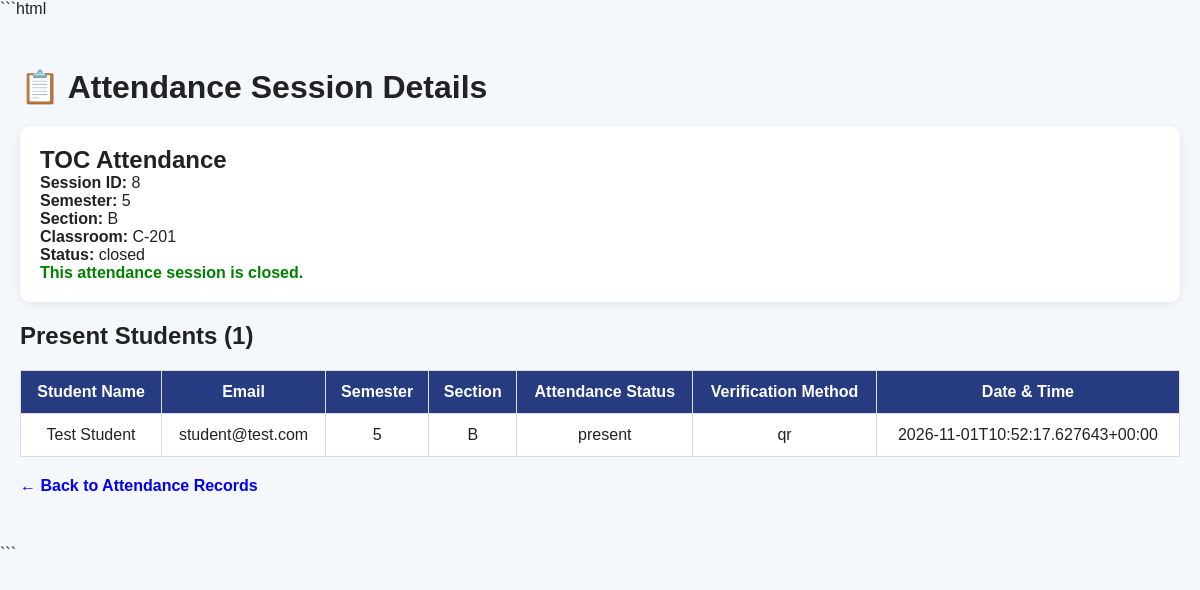
The app's page /teacher/attendance/records/8 (signed in) with its own data.
### tables this page shows
CREATE TABLE attendance_sessions (
            id INTEGER PRIMARY KEY AUTOINCREMENT,
            teacher_id INTEGER NOT NULL,
            subject TEXT NOT NULL,
            semester INTEGER NOT NULL,
            section TEXT NOT NULL,
            room TEXT,
            qr_token_hash TEXT NOT NULL UNIQUE,
            starts_at TEXT NOT NULL,
            expires_at TEXT NOT NULL,
            status TEXT NOT NULL DEFAULT 'active'
                CHECK (status IN ('active', 'closed')),
            created_at TEXT DEFAULT CURRENT_TIMESTAMP,
            FOREIGN KEY (teacher_id) REFERENCES users(id)
        );

CREATE TABLE attendance_records (
            id INTEGER PRIMARY KEY AUTOINCREMENT,
            session_id INTEGER NOT NULL,
            student_id INTEGER NOT NULL,
            status TEXT NOT NULL DEFAULT 'present'
                CHECK (status IN ('present', 'absent', 'pending_review')),
            verification_method TEXT,
            verified_at TEXT DEFAULT CURRENT_TIMESTAMP,
            FOREIGN KEY (session_id)
                REFERENCES attendance_sessions(id),
            FOREIGN KEY (student_id)
                REFERENCES users(id),
            UNIQUE (session_id, student_id)
        );

CREATE TABLE users (
            id INTEGER PRIMARY KEY AUTOINCREMENT,
            student_code TEXT UNIQUE,
            full_name TEXT NOT NULL,
            email TEXT NOT NULL UNIQUE,
            password_hash TEXT NOT NULL,
            role TEXT NOT NULL CHECK (
                role IN ('student', 'teacher', 'admin')
            ),
            semester INTEGER,
            section TEXT,
            created_at TEXT DEFAULT CURRENT_TIMESTAMP
        );

### app.py (the view)
@app.route("/teacher/attendance/records/<int:session_id>")
@login_required
@role_required("teacher")
def teacher_attendance_session_details(session_id):
    connection = get_database()
    try:
        attendance_session = connection.execute(
            """
            SELECT
                id,
                subject,
                semester,
                section,
                room,
                starts_at,
                status
            FROM attendance_sessions
            WHERE id = ? AND teacher_id = ?
            """,
            (session_id, session["user_id"])
        ).fetchone()
        if attendance_session is None:
            return "Attendance session not found or access denied.", 404
        students = connection.execute(
            """
            SELECT
                u.full_name,
                u.email,
                u.semester,
                u.section,
                ar.status,
                ar.verification_method,
                ar.verified_at
            FROM attendance_records ar
            JOIN users u ON u.id = ar.student_id
            WHERE ar.session_id = ?
            ORDER BY ar.verified_at DESC
            """,
            (session_id,)
        ).fetchall()
    finally:
        connection.close()
    return render_template(
        "teacher_attendance_session_details.html",
        attendance_session=attendance_session,
        students=students
    )

### app.py (called while the page is built)
def get_database():
    connection = sqlite3.connect(DATABASE)
    connection.row_factory = sqlite3.Row
    connection.execute("PRAGMA foreign_keys = ON")
    return connection

def login_required(view_function):
    @wraps(view_function)
    def wrapped_view(*args, **kwargs):
        if "user_id" not in session:
            return redirect(url_for("login"))
        return view_function(*args, **kwargs)
    return wrapped_view

def role_required(*allowed_roles):
    def decorator(view_function):
        @wraps(view_function)
        def wrapped_view(*args, **kwargs):
            if "user_id" not in session:
                return redirect(url_for("login"))
            if session.get("role") not in allowed_roles:
                return "Access denied: You do not have permission.", 403
            return view_function(*args, **kwargs)
        return wrapped_view
    return decorator

### templates/teacher_attendance_session_details.html (shortened to what this page needs)
<!DOCTYPE html>
<html lang="en">
<head>
    <link rel="stylesheet" href="{{ url_for('static', filename='style.css') }}">
</head>
<body>
<div class="details-container">
    <h1>📋 Attendance Session Details</h1>
    <div class="session-info">
        <h2>{{ attendance_session.subject }} Attendance</h2>
        <p><strong>Session ID:</strong> {{ attendance_session.id }}</p>
        <p><strong>Semester:</strong> {{ attendance_session.semester }}</p>
        <p><strong>Section:</strong> {{ attendance_session.section }}</p>
        <p><strong>Classroom:</strong> {{ attendance_session.room or 'Not specified' }}</p>
        <p><strong>Status:</strong> {{ attendance_session.status }}</p>
        {% if attendance_session.status == 'active' %}
    <form method="POST"
          action="{{ url_for('close_attendance_session', session_id=attendance_session.id) }}"
          onsubmit="return confirm('Are you sure you want to close this attendance session?');">
        <button type="submit"
                style="background: #dc3545;
                       color: white;
                       padding: 10px 20px;
                       border: none;
                       border-radius: 5px;
                       cursor: pointer;">
            Close Attendance Session
        </button>
    </form>
{% else %}
    <p style="color: green;">
        <strong>This attendance session is closed.</strong>
    </p>
{% endif %}
    </div>
    <h2>Present Students ({{ students|length }})</h2>
    {% if students %}
    <div class="table-wrapper">
        <table class="details-table">
            <thead>
                <tr>
                    <th>Student Name</th>
                    <th>Email</th>
                    <th>Semester</th>
                    <th>Section</th>
                    <th>Attendance Status</th>
                    <th>Verification Method</th>
                    <th>Date & Time</th>
                </tr>
            </thead>
            <tbody>
                {% for student in students %}
                <tr>
                    <td>{{ student.full_name }}</td>
                    <td>{{ student.email }}</td>
                    <td>{{ student.semester }}</td>
                    <td>{{ student.section }}</td>
                    <td>{{ student.status }}</td>
                    <td>{{ student.verification_method }}</td>
                    <td>{{ student.verified_at }}</td>
                </tr>
                {% endfor %}
            </tbody>
        </table>
    </div>
    {% else %}
        <p>No students have marked attendance in this session yet.</p>
    {% endif %}
    <a class="back-link"
       href="{{ url_for('teacher_attendance_records') }}">
        ← Back to Attendance Records
    </a>
</div>
</body>
</html>

### static/style.css (style rules this page uses)
* { margin: 0; padding: 0; box-sizing: border-box; }
body { font-family: Arial, sans-serif; background: #f4f7fb; color: #222; }

### templates/teacher_attendance_session_details.html (style rules this page uses)
.details-container { max-width: 1200px; margin: 30px auto; padding: 20px; }
.session-info { background: white; padding: 20px; border-radius: 10px; margin: 20px 0; box-shadow: 0 2px 8px rgba(0,0,0,0.08); }
.table-wrapper { overflow-x: auto; }
.details-table { width: 100%; border-collapse: collapse; background: white; margin-top: 20px; }
.details-table th, .details-table td { border: 1px solid #ddd; padding: 12px; text-align: center; }
.details-table th { background: #263b80; color: white; }
.back-link { display: inline-block; margin-top: 20px; text-decoration: none; font-weight: bold; }

### records on screen
attendance_sessions: subject "TOC", id "8", semester "5", section "B", room "C-201", status "closed"
attendance_records: full_name "Test Student", email "student@test.com", semester "5", section "B", status "present", verification_method "qr", verified_at "2026-11-01T10:52:17.627643+00:00"

### other values on screen
{{ students|length }} "1"
